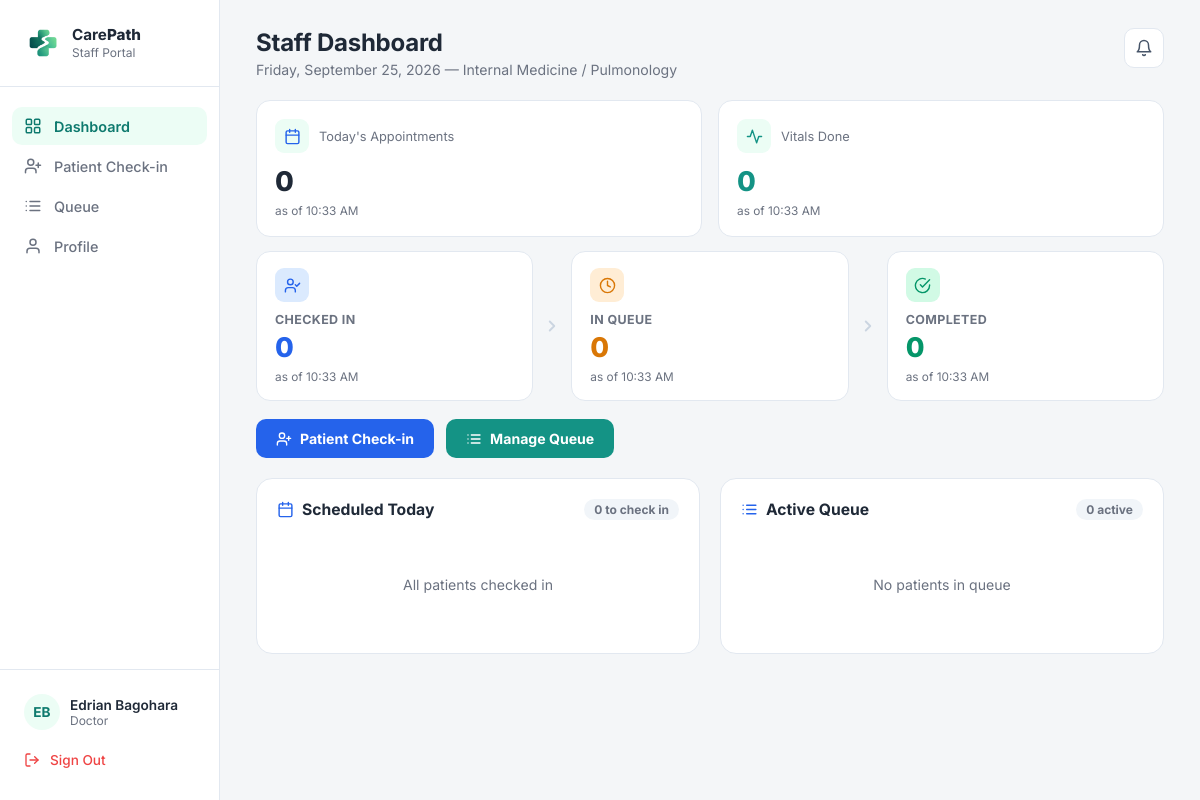
/staff/staff_dashboard.php (signed in), run on the app's committed database.
### tables this page shows
CREATE TABLE IF NOT EXISTS `staff` (
  `StaffID` int NOT NULL AUTO_INCREMENT,
  `UserID` int NOT NULL,
  `DepartmentID` int NOT NULL,
  `StaffRole` varchar(50) NOT NULL,
  `Suffix` varchar(20) DEFAULT NULL,
  `Specialization` varchar(100) DEFAULT NULL,
  `AvailabilityStatus` varchar(50) NOT NULL DEFAULT 'Available',
  `DateHired` date DEFAULT NULL,
  `ScheduleStart` time DEFAULT NULL,
  `ScheduleEnd` time DEFAULT NULL,
  `AssignedDays` varchar(100) DEFAULT NULL,
  `AssignedResponsibilities` text,
  `CreatedAt` datetime NOT NULL DEFAULT CURRENT_TIMESTAMP,
  `UpdatedAt` datetime NOT NULL DEFAULT CURRENT_TIMESTAMP ON UPDATE CURRENT_TIMESTAMP,
  PRIMARY KEY (`StaffID`),
  KEY `FK_Staff_Users` (`UserID`),
  KEY `FK_Staff_Departments` (`DepartmentID`)
);

CREATE TABLE IF NOT EXISTS `users` (
  `UserID` int NOT NULL AUTO_INCREMENT,
  `RoleID` int NOT NULL,
  `FirstName` varchar(100) NOT NULL,
  `MiddleName` varchar(100) DEFAULT NULL,
  `LastName` varchar(100) NOT NULL,
  `Email` varchar(191) NOT NULL,
  `Password` varchar(255) NOT NULL,
  `Sex` varchar(13) NOT NULL,
  `DateOfBirth` date DEFAULT NULL,
  `ContactNumber` varchar(20) DEFAULT NULL,
  `Address` text,
  `Status` varchar(50) NOT NULL DEFAULT 'Active',
  `CreatedAt` datetime NOT NULL DEFAULT CURRENT_TIMESTAMP,
  `FailedAttempts` int DEFAULT '0',
  `LockUntil` datetime DEFAULT NULL,
  `ResetToken` varchar(255) DEFAULT NULL,
  `TokenExpiry` datetime DEFAULT NULL,
  `ProfilePhoto` varchar(255) DEFAULT NULL,
  `LastLogin` datetime DEFAULT NULL,
  `ReminderPreference` varchar(20) DEFAULT 'email',
  `ReceiveReminders` tinyint(1) DEFAULT '1',
  PRIMARY KEY (`UserID`),
  UNIQUE KEY `Email` (`Email`),
  KEY `FK_Users_Roles` (`RoleID`)
);

CREATE TABLE IF NOT EXISTS `departments` (
  `DepartmentID` int NOT NULL AUTO_INCREMENT,
  `DepartmentName` varchar(100) NOT NULL,
  PRIMARY KEY (`DepartmentID`),
  UNIQUE KEY `DepartmentName` (`DepartmentName`)
);

### staff/staff_dashboard.php (the view, shortened to what the rows shown need)
<?php
require_once __DIR__ . '/../includes/db.php';
$userId = (int) $_SESSION['UserID'];
$staffStmt = mysqli_prepare(
    $conn,
    "SELECT s.StaffID, s.DepartmentID, s.StaffRole, d.DepartmentName,
            u.FirstName, u.LastName, u.ProfilePhoto
     FROM staff s
     INNER JOIN users u ON s.UserID = u.UserID
     INNER JOIN departments d ON s.DepartmentID = d.DepartmentID
     WHERE s.UserID = ?
     LIMIT 1"
);
mysqli_stmt_bind_param($staffStmt, 'i', $userId);
mysqli_stmt_execute($staffStmt);
$staffResult = mysqli_stmt_get_result($staffStmt);
$staffInfo = mysqli_fetch_assoc($staffResult);
$departmentName = $staffInfo['DepartmentName'];
$staffFirstName = $staffInfo['FirstName'];
$staffLastName = $staffInfo['LastName'];
$staffRole = $staffInfo['StaffRole'];
$initials = strtoupper(substr($staffFirstName, 0, 1) . substr($staffLastName, 0, 1));
$displayName = $staffFirstName . ' ' . $staffLastName;
?>
<!DOCTYPE html>
<html lang="en">
<head>
<link rel="stylesheet" href="../assets/css/staff/staff_dashboard.css">
</head>
<body>
<div class="app">
  <aside class="sidebar">
    <div class="sidebar-footer">
        <div class="sidebar-user">
            <div class="user-avatar">
                <?php if (!empty($staffInfo['ProfilePhoto'])): ?>
                <img src="../<?php echo htmlspecialchars($staffInfo['ProfilePhoto']); ?>" alt="Photo">
                <?php else: ?>
                <?php echo htmlspecialchars($initials); ?>
                <?php endif; ?>
            </div>
            <div>
                <div class="user-name">
                    <?php echo htmlspecialchars($displayName); ?>
                </div>
                <div class="user-role">
                    <?php echo htmlspecialchars($staffRole); ?>
                </div>
            </div>
        </div>
    </div>
  </aside>
  <main class="main">
    <div class="staff-topbar">
      <div class="page-header">
        <h1>Staff Dashboard</h1>
        <p><?php echo date('l, F j, Y'); ?> — <?php echo htmlspecialchars($departmentName); ?></p>
      </div>
    </div>
  </main>
</div>
</body>
</html>

### data on the page
staff: UserID.LastName "EB", UserID.LastName "Edrian Bagohara", StaffRole "Doctor", DepartmentID.DepartmentName "Internal Medicine / Pulmonology"

### other printed values
$todaysAppointments "0"
$nowLabel "10:33 AM"
$vitalsToday "0"
$checkedIn "0"
$inQueue "0"
$completedToday "0"
count($scheduledToday) "0"
count($activeQueue) "0"
